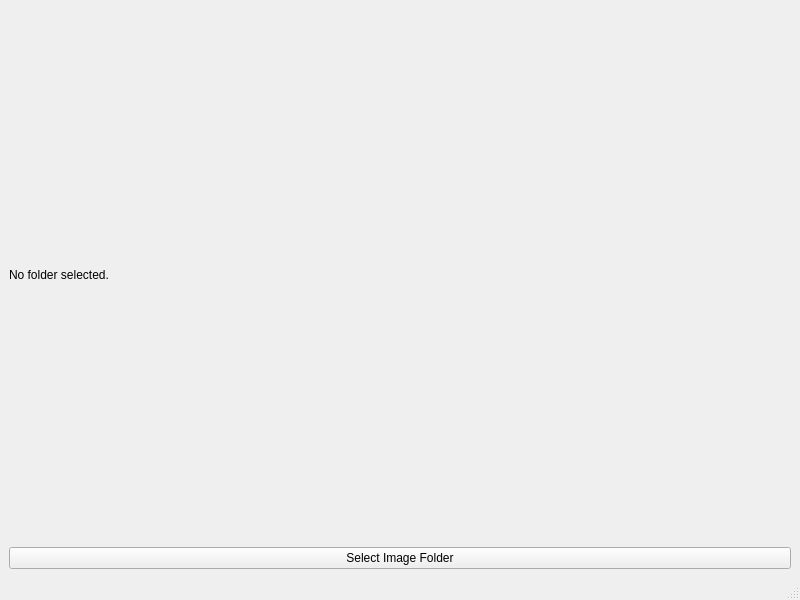
<?xml version="1.0" encoding="UTF-8"?>
<ui version="4.0">
 <class>MainWindow</class>
 <widget class="QMainWindow" name="MainWindow">
  <property name="geometry">
   <rect>
    <x>0</x>
    <y>0</y>
    <width>800</width>
    <height>600</height>
   </rect>
  </property>
  <property name="windowTitle">
   <string>MainWindow</string>
  </property>
  <widget class="QWidget" name="centralwidget">
   <layout class="QVBoxLayout" name="verticalLayout">
    <item>
     <widget class="QLabel" name="pathLabel">
      <property name="text">
       <string>No folder selected.</string>
      </property>
     </widget>
    </item>
    <item>
     <widget class="QPushButton" name="selectButton">
      <property name="text">
       <string>Select Image Folder</string>
      </property>
     </widget>
    </item>
   </layout>
  </widget>
  <widget class="QMenuBar" name="menubar">
   <property name="geometry">
    <rect>
     <x>0</x>
     <y>0</y>
     <width>800</width>
     <height>24</height>
    </rect>
   </property>
  </widget>
  <widget class="QStatusBar" name="statusbar"/>
 </widget>
 <resources/>
 <connections/>
</ui>
